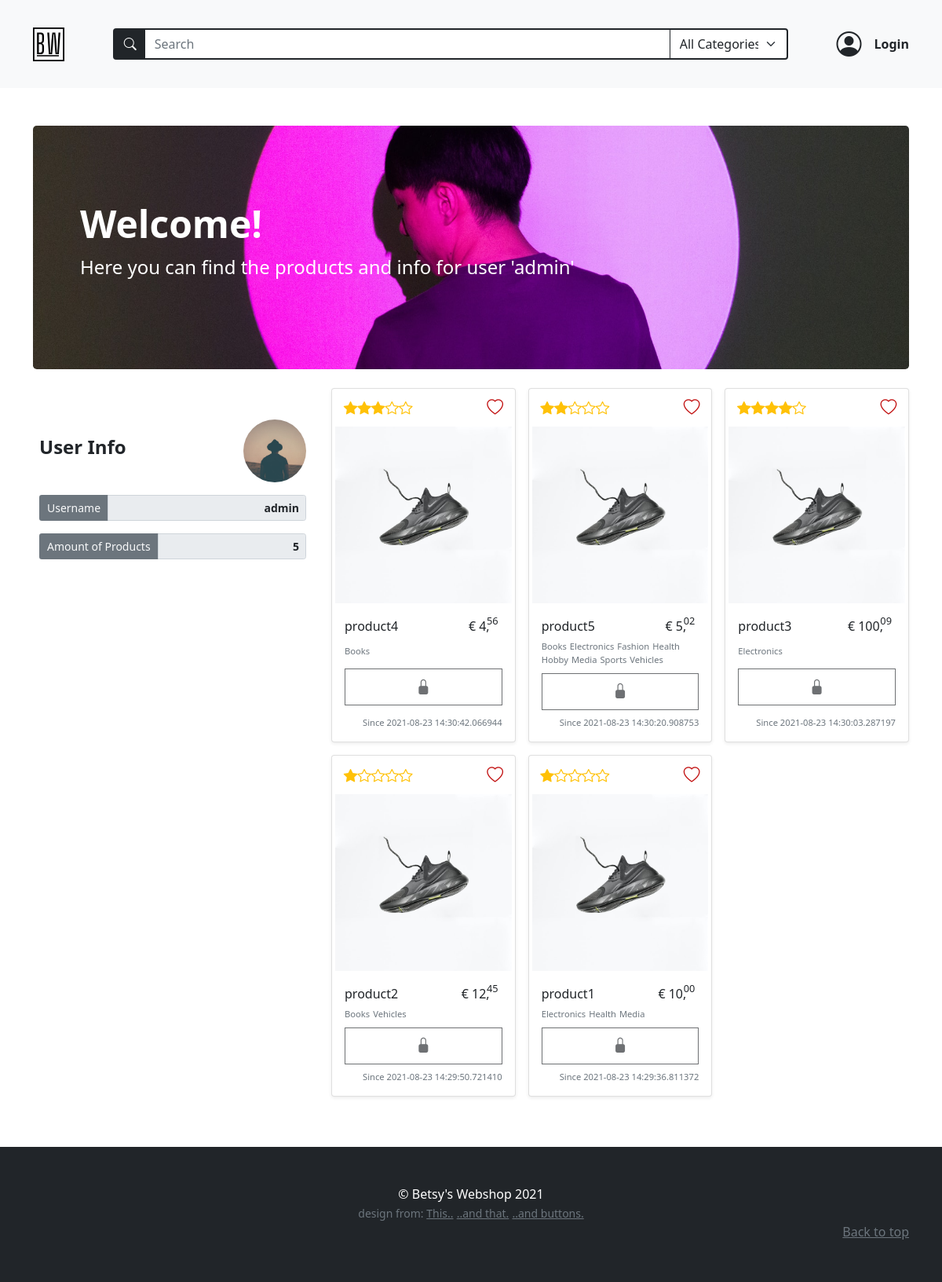
Page /users/1 on the committed database.
### models.py (models this page shows, shortened)
class BaseModel(db_wrapper.Model):
    class Meta:
        database = db

class User(BaseModel, UserMixin):
    first_name = CharField(index=True, max_length=30, null=True, default="user")
    last_name = CharField(max_length=120, null=True, default="lastname")
    address = CharField(max_length=200, null=True, default="street")
    city = CharField(max_length=50, null=True, default="city")
    country = CharField(max_length=50, null=True)
    cc_number = IntegerField(null=True, default=12345)
    username = CharField(index=True, max_length=30, unique=True)
    email = CharField(index=True, max_length=50, unique=True)
    password = CharField(max_length=255)
    profile_pic = CharField(null=True, default="default_user.jpg")

class Product(BaseModel):
    name = CharField(max_length=50)
    description = TextField(null=True)
    price_per_unit = DecimalField(
        constraints=[Check("price_per_unit >= 0")],
        decimal_places=2,
        max_digits=10,
        auto_round=True,
    )
    stock = IntegerField(default=1)
    owner = ForeignKeyField(User, backref="products")
    product_pic = CharField(null=True, default="default_product.jpg")
    date_posted = DateTimeField(formats="%Y-%m-%d %H:%M", default=datetime.now)

class ProductTag(BaseModel):
    product = ForeignKeyField(Product, index=True, backref="tags")
    tag = ForeignKeyField(Tag, index=True, backref="products")

class Tag(BaseModel):
    name = CharField(unique=True, max_length=30)

### routes.py (the view)
@app.route("/users/<int:user_id>")
def user_profile(user_id):
    if not current_user.is_anonymous:
        if user_id == current_user.id:
            return redirect(url_for("account"))
    register_form = RegistrationForm(prefix="register_form")
    login_form = LoginForm(prefix="login_form")
    search_form = SearchForm(prefix="search_form")
    user_products = list_user_products(user_id)
    search_form.search_tag.choices = get_alpha_tag_names()
    users = User.select().where(User.id == user_id)
    user = get_object_or_404(users, User.id == user_id)
    profile_pic = url_for("static", filename=f"/profile_pics/{user.profile_pic}")
    return render_template(
        "user_profile.html",
        title=user.username,
        user=user,
        user_products=user_products,
        all_products=Product.select(),
        login_form=login_form,
        register_form=register_form,
        search_form=search_form,
        bannerinfo={
            "banner_bg": "user-profile-banner",
            "banner_h1": "Welcome!",
            "banner_text": f"Here you can find the products and info for user '{user.username}'",
        },
        profile_pic=profile_pic,
        randomize=randomize,
        int_splitter=int_splitter,
    )

### forms.py (shortened to what this page needs)
class RegistrationForm(FlaskForm):
    username = StringField(
        "Username",
        validators=[InputRequired(), Length(min=2, max=30)],
    )
    email = StringField(
        "Email", validators=[InputRequired(), Length(min=5, max=50), Email()]
    )
    password = PasswordField(
        "Set Password",
        validators=[
            InputRequired(),
            EqualTo(
                "password_confirm", message="Password must be identical in both inputs"
            ),
            Length(min=5, max=20),
        ],
    )
    password_confirm = PasswordField("Confirm Password", validators=[InputRequired()])
    auto_login = BooleanField("Log me in if this works!!!")
    submit = SubmitField("Sign Up")

class LoginForm(FlaskForm):
    email = StringField(
        "Email", validators=[InputRequired(), Length(min=2, max=50), Email()]
    )
    password = PasswordField("Your Password", validators=[InputRequired()])
    login = SubmitField("Login!")

### main.py (called while the page is built)
def list_user_products(user_id) -> list[Product]:
    user_products = (
        Product.select()
        .join(User)
        .where(Product.owner == user_id)
        .order_by(Product.id.desc())
    )
    return user_products

def get_alpha_tag_names() -> tuple[Tag]:
    tags = Tag.select().order_by(Tag.name)
    tag_list = [(tag.name, tag.name) for tag in tags]
    tag_list.insert(0, ("All", "All Categories"))
    return tag_list

def randomize():
    random_num = randint(2, 6)
    return random_num

def int_splitter(num):
    integer = floor(num)
    decimal = "{:.2f}".format(num)[-2:]
    return (integer, decimal)

### templates/user_profile.html
{% extends 'base.html' %} {% block content %}
{% macro user_profile(name="", value="", class="form-control border border-2
border-secondary") %}
<div class="form-group col-md-12">
  <div class="input-group input-group-sm">
    <span
      class="
        input-group-text
        bg-secondary
        text-light
        border border-2 border-secondary
      "
      >{{name}}
    </span>
    <input
      class="form-control text-end fw-bold"
      type="text"
      value="{{value}}"
      aria-label="Disabled input example"
      disabled
      readonly
    />
  </div>
</div>
{% endmacro %}
<div class="container mb-3 py-5">
  {% include "banner.html" %}
  <div class="row">
    <div class="col-lg-4">
      <div class="position-sticky my-4 container p-0" style="top: 6rem">
        <div class="row g-3 m-auto">
          <div class="d-flex justify-content-between align-items-center">
            <h4 class="mb-2 fw-bolder">User Info</h4>
            <img
              style="width: 80px; height: 80px; object-fit: cover"
              class="rounded-circle"
              src="{{  profile_pic  }}"
              alt=""
            />
          </div>
          {{user_profile(name="Username", value= user.username)}}
          {{user_profile(name="Amount of Products", value= user_products |
          length)}}
        </div>
      </div>
    </div>
    <div class="col-lg-8 container ms-0">
      {% if user_products | length == 0 %}
      <div class="card text-center my-4">
        <div class="card-header">No products available!!!</div>
        <div class="card-body">
          <h5 class="card-title">User has no products.</h5>
          <p class="card-text">
            {{user.username}} has not added products to sell. Please check
            another user.
          </p>
          <a href="{{url_for('home')}}" class="btn btn-warning text-dark"
            >Get me back to the homepage.</a
          >
        </div>
      </div>
      {% else %}
      <div class="album card-group">
        <div class="row row-cols-2 row-cols-md-3 g-3">
          {% for product in user_products %} {% include
          "product_featurette.html" %} {% endfor %}
        </div>
      </div>
      {% endif %}
    </div>
  </div>
</div>
{% endblock content %}

### templates/base.html (shortened to what this page needs)
<!DOCTYPE html>
<html lang="en" class="h-100">
  <head>
    <link
      href="https://cdn.jsdelivr.net/npm/bootstrap@5.0.2/dist/css/bootstrap.min.css"
      rel="stylesheet"
    />
    <link
      href="{{url_for('static', filename='styles.css')}}"
      rel="stylesheet"
    />
    <link
      href="https://cdn.jsdelivr.net/npm/bootstrap-icons@1.5.0/font/bootstrap-icons.css"
      rel="stylesheet"
    />
  </head>
  <body class="d-flex flex-column h-100">
    {% include "navbar.html" %}
    <main>
       {% block content%} {% endblock content %}
    </main>
    {% include "footer.html" %}
  </body>
</html>

### templates/navbar.html (shortened to what this page needs)
<nav
  class="navbar navbar-expand-md navbar-light bg-light sticky-top"
>
  <div class="container py-3">
    <a class="navbar-brand" href="{{url_for('home') }}"
      ><img
        src="{{url_for('static', filename='assets/brand.svg')}}"
        alt=""
        width="40"
        class="d-inline-block align-text-top"
    /></a>
    {% include "searchbar.html" %}
        <ul class="nav">
        {% if current_user.is_authenticated %}
        <li class="nav-item dropdown position-relative d-flex align-items-center">
          <div class="profile-icon-container" id="navbarDropdown" data-bs-toggle="dropdown" aria-expanded="false" >
            <img
            style="width: 35px; height: 35px; object-fit: cover"
            class="rounded-circle mx-3 profile-icon d-block align-bottom "
            src="{{url_for('static', filename='/profile_pics/' + current_user.profile_pic )}}"
            alt="user thumbnail"
          />
          </div>
          <ul class="dropdown-menu position-absolute" aria-labelledby="navbarDropdown">
            <li>
              <a class="dropdown-item" href="{{ url_for('account') }}"
                >Account</a
              >
            </li>
            <li><hr class="dropdown-divider" /></li>
            <li>
              <a class="dropdown-item" href="{{url_for('logout')}}">Logout</a>
            </li>
          </ul>
        </li>
        <li class="d-flex cart-icon position-relative" type="button" data-bs-toggle="offcanvas" data-bs-target="#offcanvasCart" aria-controls="offcanvasCart" >
          <i class="bi bi-cart4" style="font-size: 2rem;"></i>
          <span class="position-absolute top-100 start-100 translate-middle badge rounded-pill bg-danger" style="font-size: .7rem;">{{session['cart'] | length}}</span>
        </li>
        {% else %}
        <li
          class="nav-link fw-bolder d-flex align-items-center login-btn px-0 text-dark"
          data-bs-toggle="modal"
          href="#loginModalToggle"
          role="button"
        >
          <i
            class="bi bi-person-circle mx-3 login-icon"
            style="font-size: 2rem"
          ></i>
          <a class="nav-link px-0 text-dark" role="button">Login</a>
        </li>
        {% endif %}
      </ul>
    </div>
</nav>

### templates/searchbar.html (shortened to what this page needs)
<form
  style="max-width: 860px"
  action="{{url_for('search')}}"
  method="POST"
  class="px-0 mt-2 mt-md-0 order-last order-md-0 flex-grow-1"
>
  <div class="input-group">
    <span
      class="input-group-text bg-dark border border-2 border-dark border-end-0"
      id="searchIconBackground"
    >
      <i class="bi bi-search" style="color: white">
      </i>
    </span>
    {{search_form.search_term(class="position-relative form-control rounded-0
    btn-dark bg-white text-dark border-2 border-start-0",
    placeholder="Search")}}
    {{search_form.search_tag(id="categorySelect", class="form-select
    border-end-3 btn-light bg-white text-dark border border-dark border-2
    border-start-0", style="max-width:150px")}}
  </div>
</form>

### templates/banner.html (shortened to what this page needs)
{% if bannerinfo %}
<div class="p-5 mb-4 bg-dark rounded-3 {{bannerinfo.banner_bg}} banner">
  <div class="container-fluid py-5">
    <h1 class="display-5 fw-bold text-white">{{bannerinfo.banner_h1}}</h1>
    <p class="col-md-8 fs-4 text-white">{{bannerinfo.banner_text}}</p>
  </div>
</div>
  {% endif %}

### templates/product_featurette.html (shortened to what this page needs)
<div class="card-group col" id="productID-{{product.id}}">
  <div class="card shadow-sm">
    <div class="card-img-container">
      {% set random = randomize() %} {% set les = 6 - random %}
      <div class="product-icons">
        <div class="d-flex text-warning product-rating">
          {% for count in range(1,random) %}
          <i class="bi bi-star-fill"></i>
          {% endfor %} {% for count in range(les) %}
          <i class="bi bi-star"></i>
          {% endfor %}
        </div>
        <div>
          {% if product.id in session['favorite'] %}
          <a
            href="{{url_for('handle_favorite', product_id=product.id)}}#productID-{{product.id}}"
            type="button"
          >
            <i class="bi bi-heart-fill heart-favorite"></i>
          </a>
          {% else %}
          <a
            href="{{url_for('handle_favorite', product_id=product.id)}}#productID-{{product.id}}"
            type="button"
            role="button"
          >
            <i class="bi bi-heart heart-favorite"></i>
          </a>
          {% endif %}
        </div>
      </div>
      <div class="product-img-container">
        <img
          class="img-thumbnail border-0 rounded mx-auto d-block"
          src="{{  url_for('static', filename='/product_pics/' + product.product_pic)  }}"
          alt="{{ product.name }}"
        />
      </div>
    </div>
    <div class="card-body d-flex flex-column justify-content-between">
      <div class="d-flex justify-content-between">
        <h6 class="py-0 my-0">{{ product.name }}</h6>
        {% set price = product.price_per_unit %}
        <div class="position-relative">
          <h6 class="me-3">€ {{ int_splitter(price)[0] }},</h6>
          <p class="decimal">{{ int_splitter(price)[1] }}</p>
        </div>
      </div>
      <ul class="d-flex flex-wrap p-0 mb-0" style="width: 100%;">
        {% if product.tags %} {% for producttags in product.tags %}
        <span class="pe-1 fs-small text-muted"> {{producttags.tag.name}}</span>
        {% endfor %} {% else %}
        <span class="pe-1 fs-small text-muted"
          >This product has no categories.</span
        >
        {% endif %}
      </ul>
      <div class="d-flex flex-column justify-content-between my-2">
        {% if not on_account_page %}
        {% if current_user.id == product.owner.id or current_user.is_anonymous
        %}
        <button
        type="button"
        class="
          btn btn-white
          py-2
          border border-dark
          rounded-0
          d-flex
          justify-content-center
        "
        role="button"
        aria-disabled="true"
        disabled
        ><i
          class="bi bi-lock-fill text-dark text-center"
          style="font-size: 1.2rem"
        ></i
      ></button>
        {% endif %}
        {% endif %}
      </div>
      <div class="text-muted text-end fs-small m-0 p-0 align-self-end">
        <p class="m-0 mt-auto">Since {{  product.date_posted  }}</p>
      </div>
    </div>
  </div>
</div>

### templates/footer.html
<footer class="py-5 bg-dark footer mt-auto">
  <div class="container text-center">
    <p class="m-0 text-white">&copy; Betsy's Webshop 2021</p>
    <small class="text-muted">design from: </small>
    <small class="text-muted"
      ><a
        class="text-muted"
        href="https://startbootstrap.com/template/shop-homepage"
        >This..</a
      ></small
    >
    <small class="text-muted"
      ><a class="text-muted" href="https://getbootstrap.com/docs/5.0/examples/"
        >..and that.</a
      ></small
    >
    <small class="text-muted"
      ><a class="text-muted" href="https://uicookies.com/css-buttons/"
        >..and buttons.</a
      ></small
    >
    <p class="mb-1 text-end">
      <a href="#" class="text-muted">Back to top</a>
    </p>
  </div>
</footer>

### static/styles.css (style rules this page uses)
.login-icon.bi.bi-person-circle { transition: 0.2s transform ease-in; }
.banner { background-repeat: no-repeat; background-size: cover; }
.user-profile-banner { background-image: url("../static/assets/user_profile.jpg"); background-position: center center; }
.fs-small { font-size: 0.7rem; }
.card-img-container { position: relative; }
.product-icons { width: 96%; margin: 0 auto; margin-top: 4px; padding: 0.3rem 0; display: flex; justify-content: space-between; align-items: center; z-index: 10; background-color: white; }
.product-rating { padding-left: 10px; font-size: 1.1rem; }
.heart-favorite { padding-right: 10px; color: #c10e0e; font-size: 1.3rem; }
.decimal { margin: 0; position: absolute; top: -7px; right: 5px; font-size: 0.8rem; }
.product-img-container { transition: all 0.35s ease-Out; }

### rows in the picture
User: username "admin"
Product: product_pic (placeholder picture), name "product4", price_per_unit "4", price_per_unit "56", date_posted "2021-08-23 14:30:42.066944"
ProductTag: tag.name "Books"
Product: product_pic (placeholder picture), name "product5", price_per_unit "5", price_per_unit "02", date_posted "2021-08-23 14:30:20.908753"
ProductTag: tag.name "Books"
ProductTag: tag.name "Electronics"
ProductTag: tag.name "Fashion"
ProductTag: tag.name "Health"
ProductTag: tag.name "Hobby"
ProductTag: tag.name "Media"
ProductTag: tag.name "Sports"
ProductTag: tag.name "Vehicles"
Product: product_pic (placeholder picture), name "product3", price_per_unit "100", price_per_unit "09", date_posted "2021-08-23 14:30:03.287197"
ProductTag: tag.name "Electronics"
Product: product_pic (placeholder picture), name "product2", price_per_unit "12", price_per_unit "45", date_posted "2021-08-23 14:29:50.721410"
ProductTag: tag.name "Books"
ProductTag: tag.name "Vehicles"
Product: product_pic (placeholder picture), name "product1", price_per_unit "10", price_per_unit "00", date_posted "2021-08-23 14:29:36.811372"
ProductTag: tag.name "Electronics"
ProductTag: tag.name "Health"
ProductTag: tag.name "Media"

### other values in the picture
{{ bannerinfo.banner_h1 }} "Welcome!"
{{ bannerinfo.banner_text }} "Here you can find the products and info for user 'admin'"
{{ name }} "Username Amount of Products"
